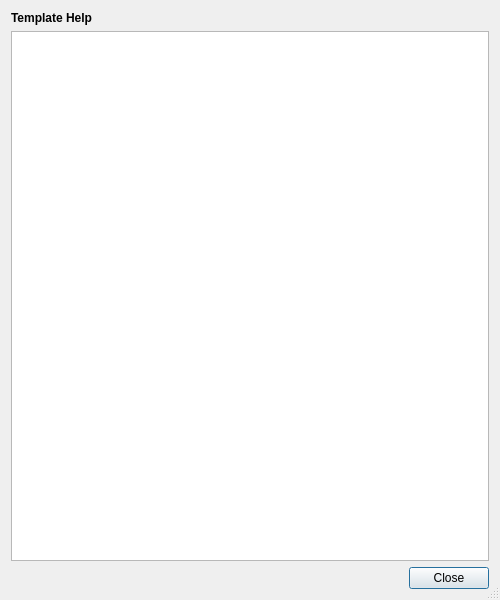
<?xml version="1.0" encoding="UTF-8"?>
<ui version="4.0">
 <class>TemplateHelpDialog</class>
 <widget class="QDialog" name="TemplateHelpDialog">
  <property name="geometry">
   <rect>
    <x>0</x>
    <y>0</y>
    <width>500</width>
    <height>600</height>
   </rect>
  </property>
  <property name="windowTitle">
   <string>Template Help</string>
  </property>
  <property name="sizeGripEnabled">
   <bool>true</bool>
  </property>
  <layout class="QVBoxLayout" name="verticalLayout">
   <item>
    <widget class="QLabel" name="label">
     <property name="text">
      <string>&lt;b&gt;Template Help&lt;/b&gt;</string>
     </property>
    </widget>
   </item>
   <item>
    <widget class="QTextEdit" name="helpEdit">
     <property name="tabChangesFocus">
      <bool>true</bool>
     </property>
     <property name="readOnly">
      <bool>true</bool>
     </property>
     <property name="textInteractionFlags">
      <set>Qt::TextSelectableByKeyboard|Qt::TextSelectableByMouse</set>
     </property>
    </widget>
   </item>
   <item>
    <widget class="QDialogButtonBox" name="buttonBox">
     <property name="orientation">
      <enum>Qt::Horizontal</enum>
     </property>
     <property name="standardButtons">
      <set>QDialogButtonBox::Close</set>
     </property>
    </widget>
   </item>
  </layout>
 </widget>
 <resources/>
 <connections>
  <connection>
   <sender>buttonBox</sender>
   <signal>accepted()</signal>
   <receiver>TemplateHelpDialog</receiver>
   <slot>accept()</slot>
   <hints>
    <hint type="sourcelabel">
     <x>248</x>
     <y>254</y>
    </hint>
    <hint type="destinationlabel">
     <x>157</x>
     <y>274</y>
    </hint>
   </hints>
  </connection>
  <connection>
   <sender>buttonBox</sender>
   <signal>rejected()</signal>
   <receiver>TemplateHelpDialog</receiver>
   <slot>reject()</slot>
   <hints>
    <hint type="sourcelabel">
     <x>316</x>
     <y>260</y>
    </hint>
    <hint type="destinationlabel">
     <x>286</x>
     <y>274</y>
    </hint>
   </hints>
  </connection>
 </connections>
</ui>
